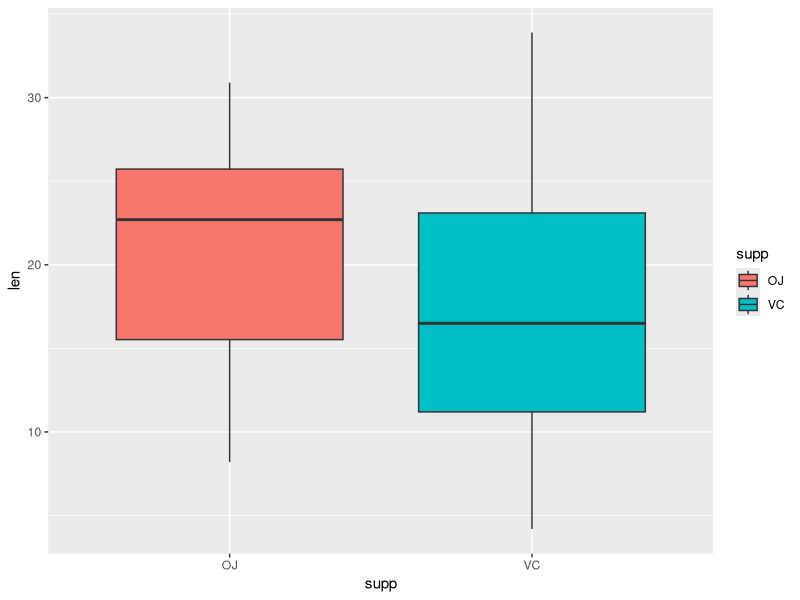
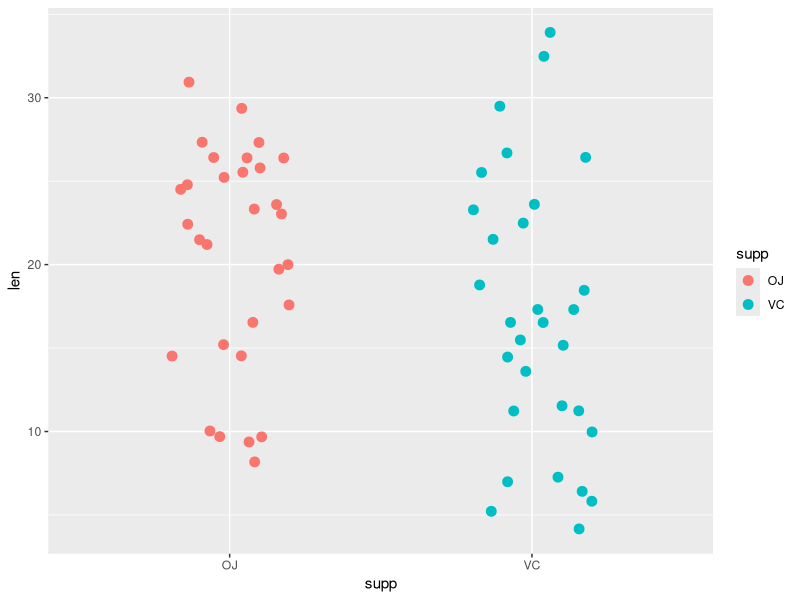
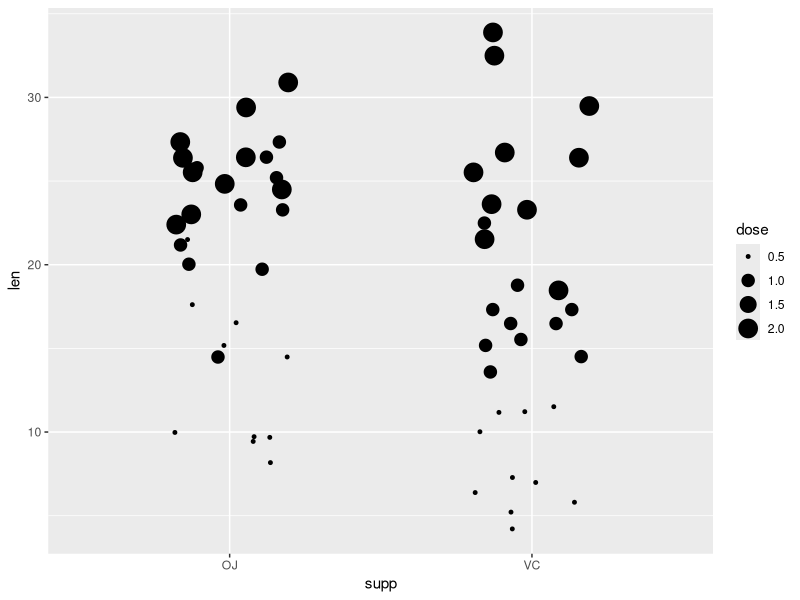
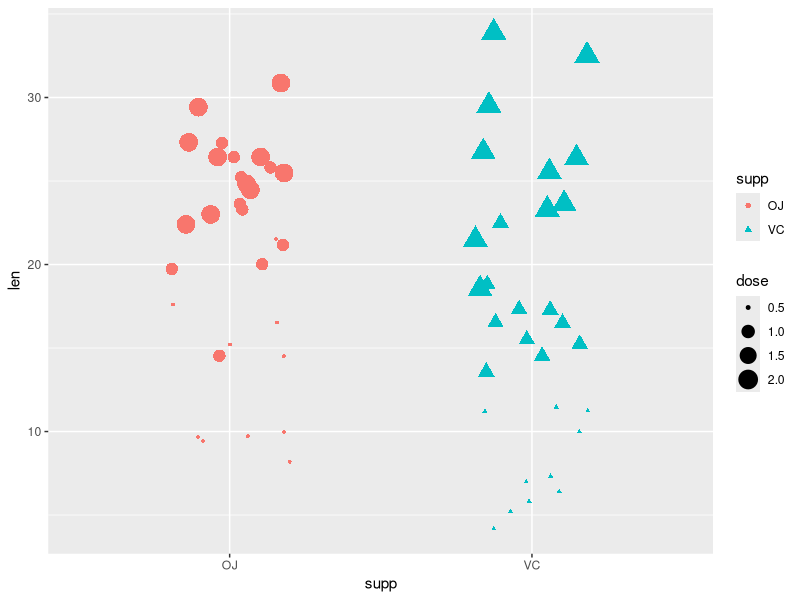
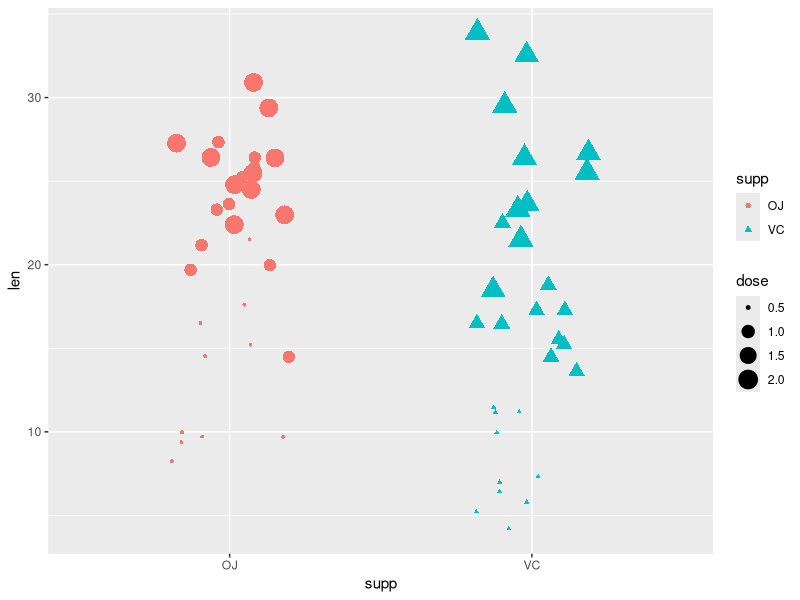
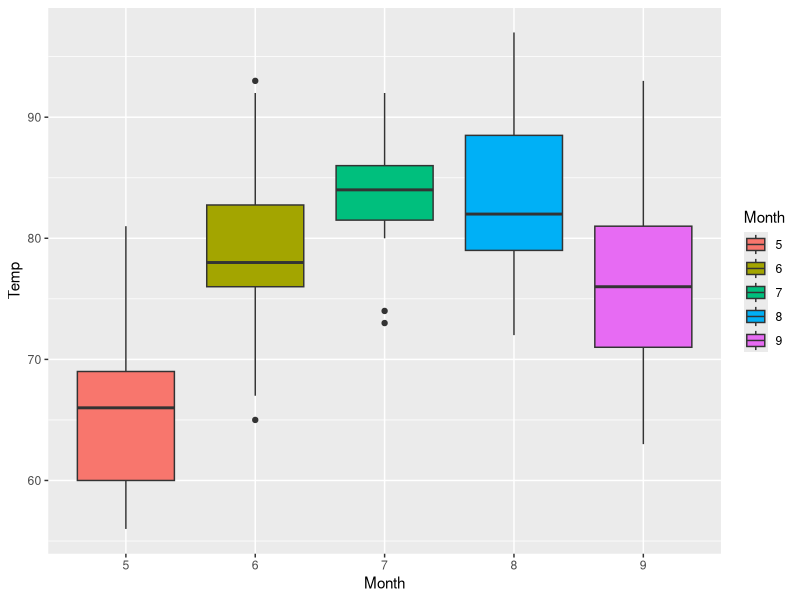
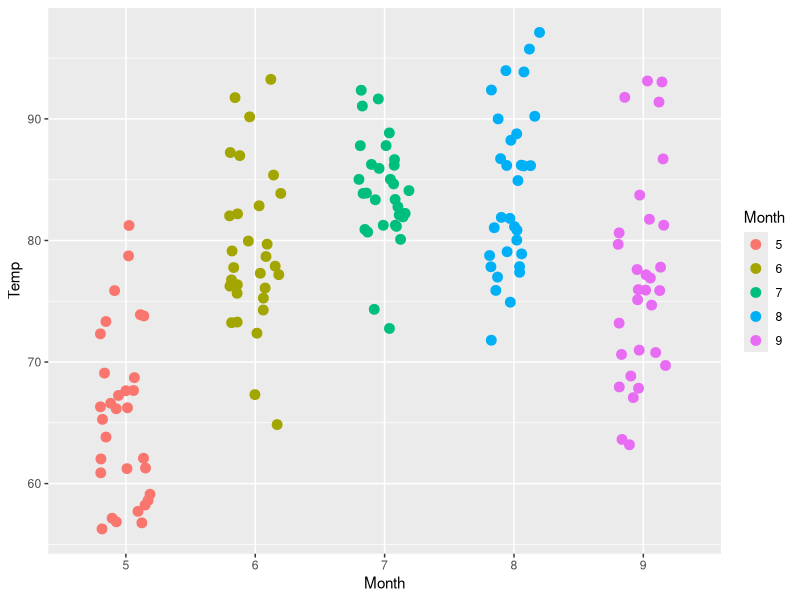
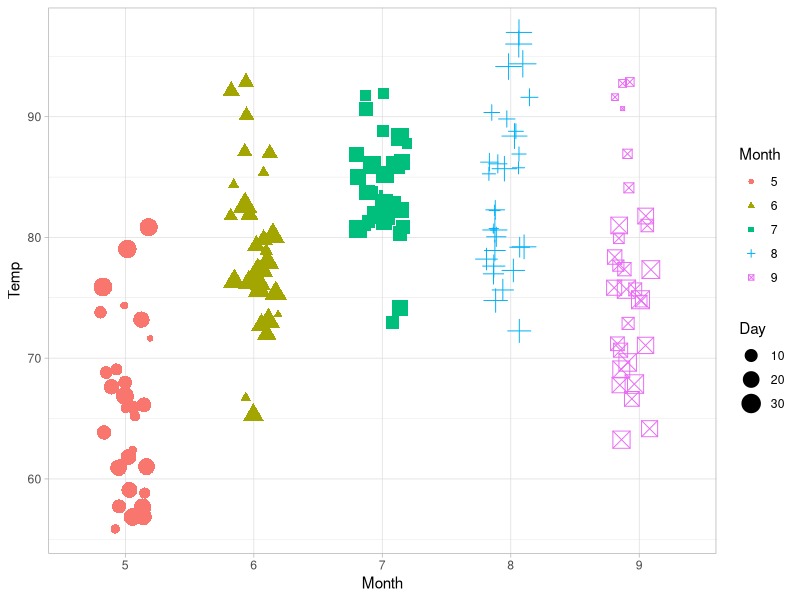

The R source for these figures, in order:
## ---- chunk 1
library(ggplot2)
data(ToothGrowth) 
str(ToothGrowth)
data(airquality)
## ---- chunk 2
ggplot(ToothGrowth,
  aes(x = supp, 
        y = len, 
        fill = supp)) +
  geom_boxplot()
  set.seed(54698)                                           # Seed for reproducibility
## ---- chunk 3
ggplot(data = ToothGrowth,                                # Mapping supp to color
       aes(x = supp, 
           y = len, 
           color = supp)) +
  geom_jitter(width = 0.2, 
              size = 3)
## ---- chunk 4
ggplot(data = ToothGrowth,                                # Mapping dose to size
       aes(x = supp, 
           y = len, 
           size = dose)) +
  geom_jitter(width = 0.2)
## ---- chunk 5
ggplot(data = ToothGrowth,                                # Combined aesthetic mapping
       aes(x = supp, 
           y = len, 
           color = supp, 
           shape = supp, 
           size = dose)) +
  geom_jitter(width = 0.2)
## ---- chunk 6
ggplot(data = ToothGrowth,                                # Mapping inside geom
       aes(x = supp, 
           y = len)) +
  geom_jitter(aes(color = supp, 
                  shape = supp, 
                  size = dose), 
              width = 0.2)
## ---- chunk 7
# install.packages()("ggplot2")                             Install & load ggplot2

library(ggplot2)
 
data(airquality)                                          # Load example data
 
airquality$Month <- as.factor(airquality$Month)           # Convert Month to factor
## ---- chunk 8
str(airquality)
## ---- chunk 9
airquality$Month <- as.factor(airquality$Month)    
ggplot(data = airquality,
  aes(x = Month,
        y = Temp,
        fill = Month)) +
  geom_boxplot()
## ---- chunk 10
airquality$Month <- as.factor(airquality$Month)    
ggplot(data = airquality,
  aes(x = Month,
        y = Temp,
        color = Month)) +
  geom_jitter(width = 0.2,
                    size = 3)
## ---- chunk 11
airquality$Month <- as.factor(airquality$Month)    
ggplot(data = airquality,
  aes(x = Month,
        y = Temp,
        color = Month,
        shape = Month,
        size = Day)) +
  geom_jitter(width = 0.2) +
  theme_light()
